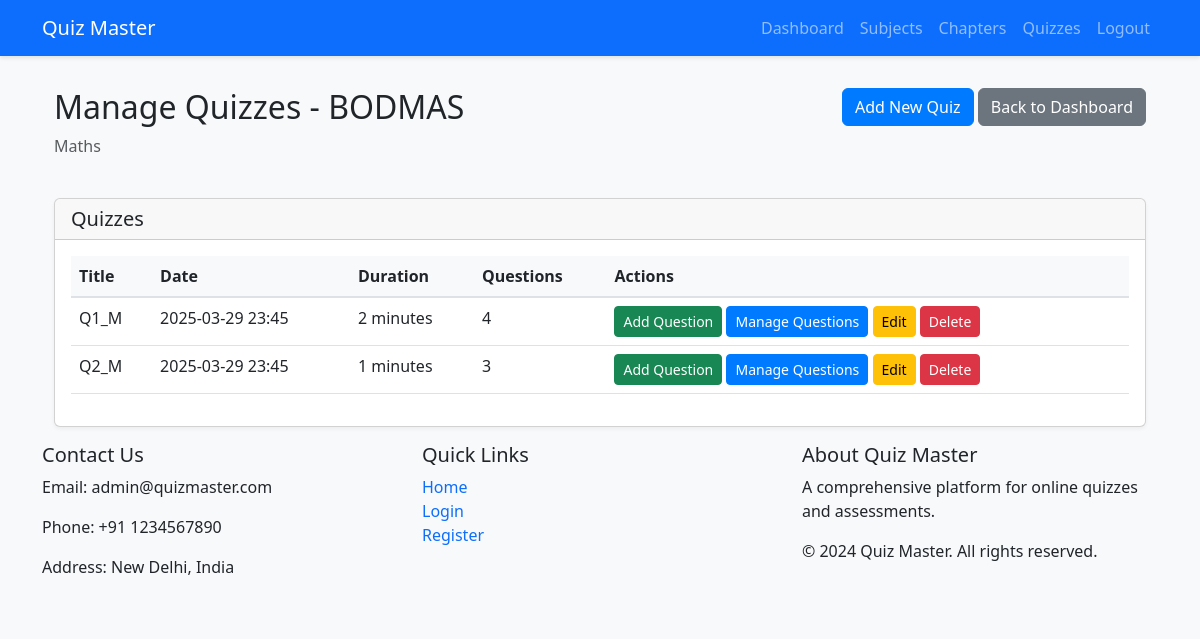
Page /admin/chapters/1/quizzes (signed in) on the committed database.
### app.py (models this page shows)
class Chapter(db.Model):
    id = db.Column(db.Integer, primary_key=True)
    name = db.Column(db.String(100), nullable=False)
    description = db.Column(db.Text)
    subject_id = db.Column(db.Integer, db.ForeignKey('subject.id'), nullable=False)

class Subject(db.Model):
    id = db.Column(db.Integer, primary_key=True)
    name = db.Column(db.String(100), nullable=False)
    description = db.Column(db.Text)
    resource = db.Column(db.Text)
    chapters = db.relationship('Chapter', backref='subject', lazy=True)

class Quiz(db.Model):
    id = db.Column(db.Integer, primary_key=True)
    title = db.Column(db.String(200), nullable=False)
    chapter_id = db.Column(db.Integer, db.ForeignKey('chapter.id'), nullable=False)
    date_of_quiz = db.Column(db.DateTime, nullable=False)
    duration = db.Column(db.Integer, nullable=False)  # in minutes
    questions = db.relationship('Question', backref='quiz', lazy=True, cascade='all, delete-orphan')
    attempts = db.relationship('QuizAttempt', backref='quiz', lazy=True)
    chapter = db.relationship('Chapter', backref='quizzes', lazy=True)

### app.py (the view)
@app.route('/admin/chapters/<int:chapter_id>/quizzes')
@login_required
@admin_required
def manage_chapter_quizzes(chapter_id):
    chapter = Chapter.query.get_or_404(chapter_id)
    quizzes = Quiz.query.filter_by(chapter_id=chapter_id).all()
    return render_template('admin/manage_chapter_quizzes.html', chapter=chapter, quizzes=quizzes)

### app.py (called while the page is built)
def admin_required(f):
    @wraps(f)
    def decorated_function(*args, **kwargs):
        if not current_user.is_authenticated or not current_user.is_admin:
            flash('You do not have permission to access this page.', 'error')
            return redirect(url_for('login'))
        return f(*args, **kwargs)
    return decorated_function

@login_manager.user_loader
def load_user(user_id):
    return User.query.get(int(user_id))

### templates/admin/manage_chapter_quizzes.html (shortened to what this page needs)
{% extends "base.html" %}
{% block content %}
<div class="container">
    <div class="row mb-4">
        <div class="col">
            <h2>Manage Quizzes - {{ chapter.name }}</h2>
            <p class="text-muted">{{ chapter.subject.name }}</p>
        </div>
        <div class="col text-end">
            <button type="button" class="btn btn-primary" data-bs-toggle="modal" data-bs-target="#addQuizModal">
                Add New Quiz
            </button>
            <a href="{{ url_for('admin_dashboard') }}" class="btn btn-secondary">Back to Dashboard</a>
        </div>
    </div>
    <div class="card">
        <div class="card-header">
            <h5 class="mb-0">Quizzes</h5>
        </div>
        <div class="card-body">
            <div class="table-responsive">
                <table class="table table-hover">
                    <thead>
                        <tr>
                            <th>Title</th>
                            <th>Date</th>
                            <th>Duration</th>
                            <th>Questions</th>
                            <th>Actions</th>
                        </tr>
                    </thead>
                    <tbody>
                        {% for quiz in quizzes %}
                        <tr>
                            <td>{{ quiz.title }}</td>
                            <td>{{ quiz.date_of_quiz.strftime('%Y-%m-%d %H:%M') }}</td>
                            <td>{{ quiz.duration }} minutes</td>
                            <td>{{ quiz.questions|length }}</td>
                            <td>
                                <button type="button" class="btn btn-success btn-sm" data-bs-toggle="modal" data-bs-target="#addQuestionModal{{ quiz.id }}">
                                    Add Question
                                </button>
                                <a href="{{ url_for('manage_quiz_questions', quiz_id=quiz.id) }}" class="btn btn-primary btn-sm">Manage Questions</a>
                                <button class="btn btn-warning btn-sm" onclick="editQuiz({{ quiz.id }})">Edit</button>
                                <button class="btn btn-danger btn-sm" onclick="deleteQuiz({{ quiz.id }})">Delete</button>
                            </td>
                        </tr>
                        {% endfor %}
                    </tbody>
                </table>
            </div>
        </div>
    </div>
</div>
{% endblock %}

### static/css/style.css (style rules this page uses)
body { background-color: #f8f9fa; }
.card { box-shadow: 0 2px 4px rgba(0,0,0,.05); transition: transform 0.2s; }
.btn-primary { background-color: #007bff; border-color: #007bff; }
.table th { background-color: #f8f9fa; border-bottom: 2px solid #dee2e6; }

### rows in the picture
Chapter: name "BODMAS"
Subject: subject.name "Maths"
Quiz: title "Q1_M", date_of_quiz "2025-03-29 23:45", duration "2", questions|length "4"
Quiz: title "Q2_M", date_of_quiz "2025-03-29 23:45", duration "1", questions|length "3"
